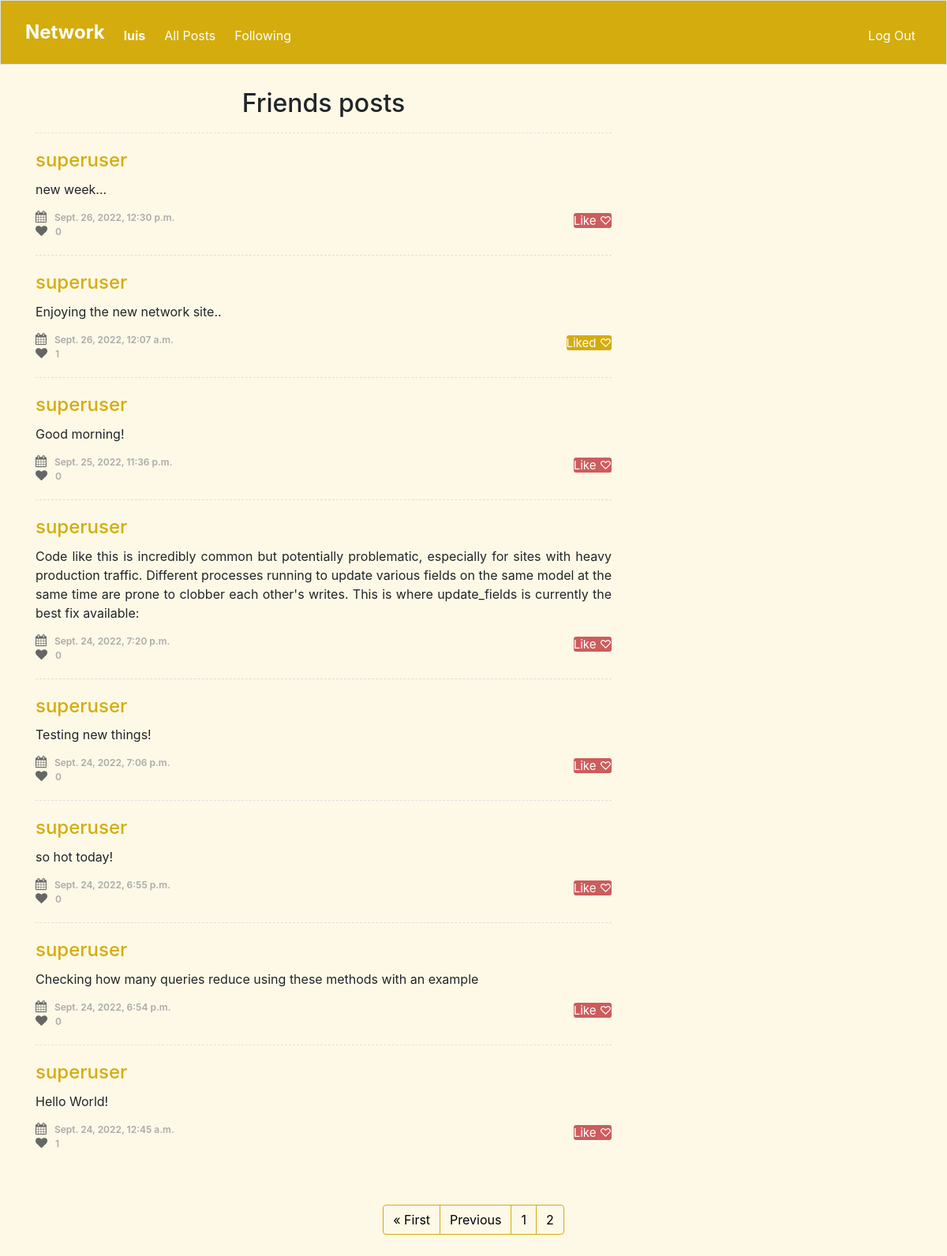
Page /?page=2 (signed in) on the committed database.
### network/models.py (models this page shows, shortened)
class User(AbstractUser):
    pass

class Posts(models.Model):
    id = models.IntegerField(primary_key=True, editable=False)
    data = models.DateTimeField(default=datetime.datetime.now)
    texto = models.CharField(max_length=900)
    dono = models.ForeignKey(User, on_delete=models.CASCADE, related_name="user_postou")
    likes = models.ManyToManyField(User, related_name="like", default=None, blank=True)
    like_count = models.BigIntegerField(default="0")

### network/views.py (the view)
# urls.py: path("", views.index, name="index"),
@login_required(login_url="/login")  # redirect when user is not logged in
def index(request):
    if request.method == "GET":
        current_user = request.user
        seguindo = Followers.objects.filter(conta=current_user.id).values(
            "seguindo_id",
        )
        lista_de_ids = []
        for i in range(len(seguindo)):
            lista_de_ids.append(seguindo[i]["seguindo_id"])
        contents = Posts.objects.all()
        already_liked = []
        id = request.user.id
        for content in contents:
            if content.likes.filter(id=id).exists():
                already_liked.append(content.id)
        data = (
            Posts.objects.filter(dono__in=lista_de_ids)
            .order_by("-data")
            .values("texto", "data", "dono_id__username", "dono", "like_count", "id")
        )
        p = Paginator(data, 8)
        page = request.GET.get("page")
        todas = p.get_page(page)
        nums = " " * todas.paginator.num_pages
        return render(
            request,
            "network/timeline.html",
            {
                "usuario": current_user,
                "data": data,
                "already_liked": already_liked,
                "todas": todas,
                "nums": nums,
            },
        )

### network/templates/network/timeline.html (shortened to what this page needs)
{% extends "network/layout.html" %}
{% block body %}
    <section class="content-item" id="comments">
        <div class="container">
            <div class="row">
                <div class="col-sm-8">
                    <h2 style="padding-top:0px;">Friends posts</h2>
                    {% for item in todas %}
                    <div class="media">
                        <div class="media-body">
                            <h4><a href="{% url 'profile' item.dono %}">{{item.dono_id__username}}</a></h4>
                            <p>{{item.texto}}</p>
                            <ul class="list-unstyled list-inline media-detail pull-left">
                                <li><i class="fa fa-calendar"></i>{{item.data}}</li>
                                <li><i class="fa fa-heart"></i><span id="like_count" class="{{item.id}}" value="{{item.like_count}}">{{item.like_count}}</span></li>
                            </ul>
                            {% if user.is_authenticated %}
                            <ul class="list-unstyled list-inline media-detail pull-right">
                                {% if item.id in already_liked %}
                                        <a name="{{item.id}}" class="btn-secondary like-review" id="co" style="background-color:#D4AC0D;">Liked ♡</a>
                                    {% else %}
                                        <a name="{{item.id}}" class="btn-secondary like-review" id="co">Like ♡ </a>
                                    {% endif %}
                            </ul>
                            {% endif %}
                        </div>
                    </div>
                    {% endfor %}
                </div>
            </div>
            <br><br>
        </div>
        <nav aria-label="Page navigation example">
            <ul class="pagination justify-content-center">
          {% if todas.has_previous %}
              <li class="page-item"><a class="page-link" href="?page=1" style="background-color:#FEF9E7; color:black; border-color:#D4AC0D;">&laquo First</a></li>
              <li class="page-item"><a class="page-link" href="?page={{ todas.previous_page_number }}" style="background-color:#FEF9E7; color:black; border-color:#D4AC0D;">Previous</a></li>
          {% endif %}
          {% for i in nums %}
              <li class="page-item"><a class="page-link" href="?page={{ forloop.counter }}" style="background-color:#FEF9E7; color:black; border-color:#D4AC0D;">{{ forloop.counter }}</a></li>
          {% endfor %}
           </ul>
          </nav>
          <br/>
    </section>
{% endblock %}

### network/templates/network/layout.html (shortened to what this page needs)
{% load static %}
<!DOCTYPE html>
<html lang="en">
    <head>
        <link rel="stylesheet" href="https://stackpath.bootstrapcdn.com/bootstrap/4.4.1/css/bootstrap.min.css">
        <link href="{% static 'network/styles.css' %}" rel="stylesheet">
        <link rel="stylesheet" href="https://stackpath.bootstrapcdn.com/bootstrap/4.5.0/css/bootstrap.min.css">
        <link rel="stylesheet" href="https://maxcdn.bootstrapcdn.com/font-awesome/4.7.0/css/font-awesome.min.css">
    </head>
    <body style="background-color: #FEF9E7; padding: 0px;">
        <nav class="border navbar navbar-expand-md navbar-light sticky-top" style="background-color:#D4AC0D;">
            <div class="container-fluid">
                <a class="navbar-brand" href="{% url 'index' %}"><span class="logo" style="color:#fff; font-size:120%">
                    <b>Network</b></span>
                </a>
            <div class="collapse navbar-collapse" id="navbar">
                {% if user.is_authenticated %}
                <ul class="navbar-nav me-auto mt-2">
                    <li class="nav-item"><a class="nav-link" href="{% url 'profile' user.id %}" style="color:white;"><strong>{{ user.username }}</strong></a></li>
                </ul>
                {% endif %}
                <ul class="navbar-nav me-auto mt-2">
                    <li class="nav-link"><a class="nav-link" href="{% url 'all' %}" style="color:white;">All Posts</a></li>
                </ul>
                {% if user.is_authenticated %}
                    <ul class="navbar-nav me-auto mt-2">
                        <li class="nav-item"><a class="nav-link" href="{% url 'following' %}" style="color:white;">Following</a></li>
                    </ul>
                    <ul class="navbar-nav ml-auto mt-2">
                        <li class="nav-item"><a class="nav-link" href="{% url 'logout' %}" style="color:white;">Log Out</a></li>
                    </ul>
                {% else %}
                    <ul class="navbar-nav ml-auto mt-2">
                        <li class="nav-item"><a class="nav-link" href="{% url 'register' %}" style="color:white;">Register</a></li>
                        <li class="nav-item"><a class="nav-link" href="{% url 'login' %}" style="color:white;">Log In</a></li>
                    </ul>
                {% endif %}
                </div>
            </div>
          </nav>
        <div class="body">
            {% block body %}
            {% endblock %}
        </div>
    </body>
</html>

### network/templates/network/layout.html (style rules this page uses)
h2 { text-align:center; padding-top:10px; padding-bottom:10px; }

### network/templates/network/timeline.html (style rules this page uses)
.content-item { padding:30px 0; }
#comments .media { border-top:1px dashed #DDDDDD; padding:20px 0; margin:0; }
#comments .media h4 { margin:0 0 10px; }
#comments .media h4 a { color:#D4AC0D; }
#comments .media p { margin-bottom:15px; text-align:justify; }
#comments .media-detail { margin:0; }
#comments .media-detail li { color:#AAAAAA; font-size:12px; padding-right: 10px; font-weight:600; }
#comments .media-detail .btn-secondary { text-align: center; background: #CD5C5C; border-radius: 3px; font-size: 15px; cursor: pointer; border: none; outline: none; color: white; text-decoration: none; -webkit-transition: 0.3s ease; transition: 0.3s ease; }
#comments .media-detail li:last-child { padding-right:0; }
#comments .media-detail li i { color:#666666; font-size:15px; margin-right:10px; }

### rows in the picture
User: username "luis"
Posts: dono_id__username "superuser", texto "new week...", data "Sept. 26, 2022, 12:30 p.m.", like_count "0"
Posts: dono_id__username "superuser", texto "Enjoying the new network site..", data "Sept. 26, 2022, 12:07 a.m.", like_count "1"
Posts: dono_id__username "superuser", texto "Good morning!", data "Sept. 25, 2022, 11:36 p.m.", like_count "0"
Posts: dono_id__username "superuser", texto "Code like this is incredibly common but potentially problematic, especially for sites with heavy production traffic. Different processes running to update various fields on the same model at the same time are prone to clobber each other's writes. This is where update_fields is currently the best fix available:", data "Sept. 24, 2022, 7:20 p.m.", like_count "0"
Posts: dono_id__username "superuser", texto "Testing new things!", data "Sept. 24, 2022, 7:06 p.m.", like_count "0"
Posts: dono_id__username "superuser", texto "so hot today!", data "Sept. 24, 2022, 6:55 p.m.", like_count "0"
Posts: dono_id__username "superuser", texto "Checking how many queries reduce using these methods with an example", data "Sept. 24, 2022, 6:54 p.m.", like_count "0"
Posts: dono_id__username "superuser", texto "Hello World!", data "Sept. 24, 2022, 12:45 a.m.", like_count "1"
